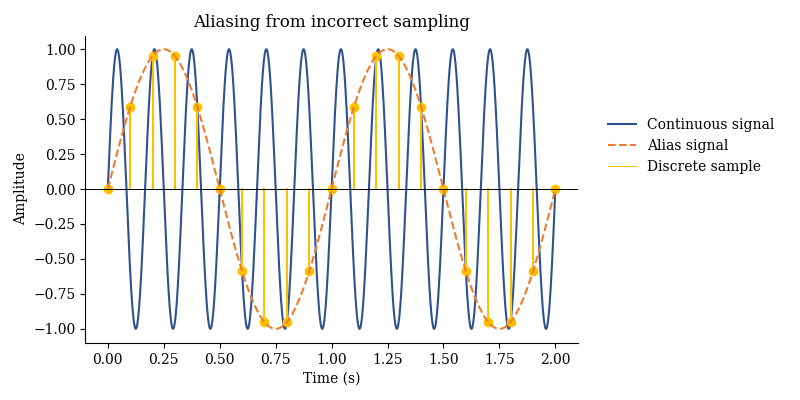

Reproduce this figure in Python.
import numpy as np
import matplotlib.pyplot as plt

plt.rcParams["font.family"] = "serif"

# sample of 6 Hz continuous
sample_length = 2
sample_frequency = 10
t = np.linspace(0, sample_length, 1000)
y = np.sin(2*np.pi*6*t)

# plt.subplot(2, 1, 2)
plt.plot(t, y, '#2F528F')

n = np.linspace(0, sample_length, sample_length*sample_frequency + 1)
Y = np.sin(2*np.pi*1*n)
markerline, stemlines, baseline = plt.stem(n, Y, basefmt=' ', )
plt.setp(stemlines, 'color', '#FFC000')
plt.setp(markerline, 'color', '#FFC000')

y1 = np.sin(2*np.pi*1*t)
plt.plot(t, y1, '--', color = '#ED7D31')

fig = plt.gcf()
fig.set_size_inches(8, 4)

axes = plt.gca()
axes.axhline(y=0, color='k', linewidth=0.7)
axes.set_facecolor('white')
axes.spines['top'].set_color('white')
axes.spines['right'].set_color('white')

plt.title('Aliasing from incorrect sampling')
plt.xlabel('Time (s)')
plt.ylabel('Amplitude')
plt.legend(['Continuous signal', 'Alias signal', 'Discrete sample'], bbox_to_anchor=(1.05, 0.75), loc='upper left', borderaxespad=0, frameon=False)

axes = plt.gca()
legend = axes.get_legend()
legend.legendHandles[1].set_color('#ED7D31')
legend.legendHandles[2].set_color('#FFC000')
# legend.legendHandles[2].set_colou('#ED7D31')

plt.tight_layout(pad=1.0, w_pad=0.5, h_pad=1.0)
plt.savefig('nyquist_demo.png')
